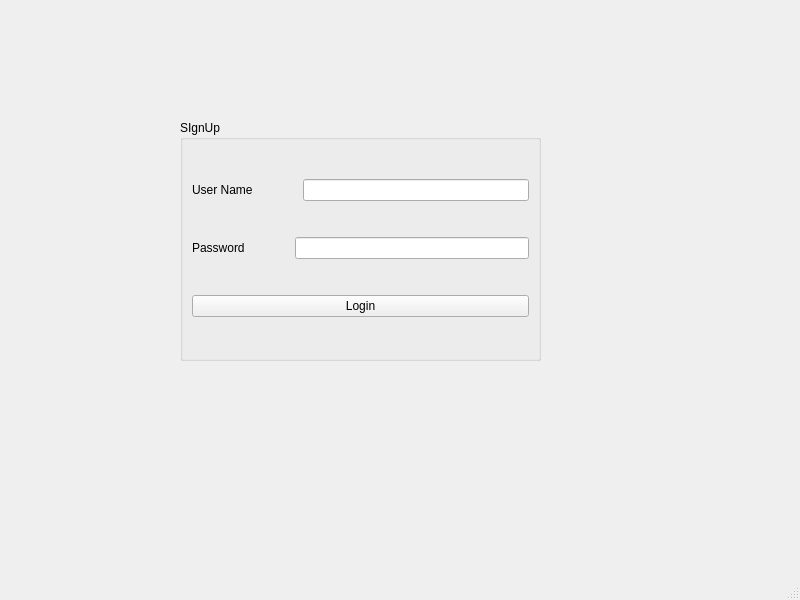
<?xml version="1.0" encoding="UTF-8"?>
<ui version="4.0">
 <class>MainWindow</class>
 <widget class="QMainWindow" name="MainWindow">
  <property name="geometry">
   <rect>
    <x>0</x>
    <y>0</y>
    <width>800</width>
    <height>600</height>
   </rect>
  </property>
  <property name="windowTitle">
   <string>MainWindow</string>
  </property>
  <widget class="QWidget" name="centralwidget">
   <widget class="QGroupBox" name="groupBox">
    <property name="geometry">
     <rect>
      <x>180</x>
      <y>120</y>
      <width>361</width>
      <height>241</height>
     </rect>
    </property>
    <property name="title">
     <string>SIgnUp</string>
    </property>
    <layout class="QHBoxLayout" name="horizontalLayout_3">
     <item>
      <layout class="QVBoxLayout" name="verticalLayout">
       <item>
        <layout class="QHBoxLayout" name="horizontalLayout">
         <property name="spacing">
          <number>50</number>
         </property>
         <item>
          <widget class="QLabel" name="label">
           <property name="text">
            <string>User Name</string>
           </property>
          </widget>
         </item>
         <item>
          <widget class="QLineEdit" name="lineEdit"/>
         </item>
        </layout>
       </item>
       <item>
        <layout class="QHBoxLayout" name="horizontalLayout_2">
         <property name="spacing">
          <number>50</number>
         </property>
         <item>
          <widget class="QLabel" name="label_2">
           <property name="text">
            <string>Password</string>
           </property>
          </widget>
         </item>
         <item>
          <widget class="QLineEdit" name="lineEdit_2"/>
         </item>
        </layout>
       </item>
       <item>
        <widget class="QPushButton" name="pushButton">
         <property name="text">
          <string>Login</string>
         </property>
        </widget>
       </item>
      </layout>
     </item>
    </layout>
   </widget>
  </widget>
  <widget class="QMenuBar" name="menubar">
   <property name="geometry">
    <rect>
     <x>0</x>
     <y>0</y>
     <width>800</width>
     <height>21</height>
    </rect>
   </property>
  </widget>
  <widget class="QStatusBar" name="statusbar"/>
 </widget>
 <resources/>
 <connections/>
</ui>
